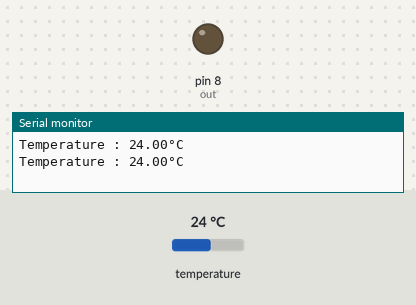
Simulated run of this sketch. Board: Arduino Uno, built with avr-gcc and run on an emulated ATmega328P. Parts: output pins drawn as LEDs (lit = HIGH), the last lines printed to the serial monitor. Inputs (shaded band) come from the test bench; at power-on: temperature 24 °C.

Above: at 2.4 s.
2.5 s: temperature set to 29.6 °C
4.4 s: temperature set to 30.9 °C
At 5.3 s:
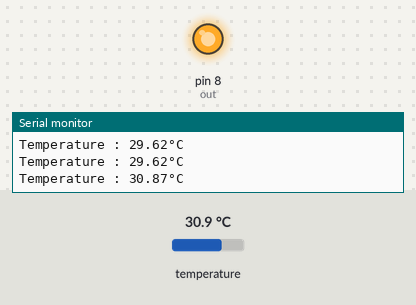
6.4 s: temperature set to 12 °C
At 6.9 s:
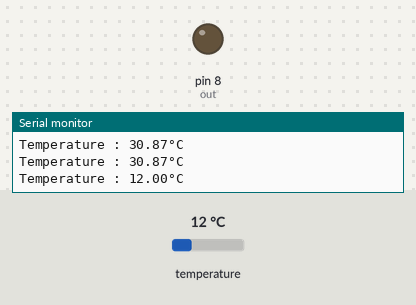
8.0 s: temperature set to 33 °C
At 8.5 s:
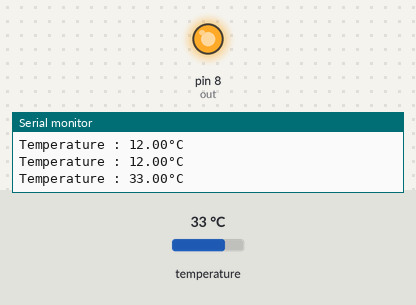
Timing chart, 0 to 10.7 s (numbered marks = the images above; inputs shaded):
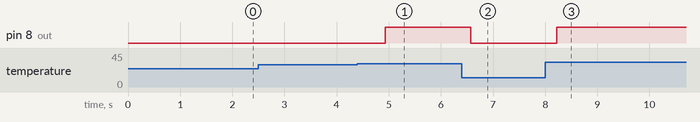

Measured:
- the behaviour switches between 30 and 30.1 °C on temperature (found by bisection; images 0 and 1)
- after the input at 4.4 s, pin 8 (out): LOW → HIGH after 0.53 s
- after the input at 6.4 s, pin 8 (out): HIGH → LOW after 0.18 s
- after the input at 8.0 s, pin 8 (out): LOW → HIGH after 0.22 s

The sketch:

Test_temperature.ino
```cpp
#include <OneWire.h>

/* Broche du bus 1-Wire */
const byte BROCHE_ONEWIRE = 7;
const int out =8;

/* Code de retour de la fonction getTemperature() */
enum DS18B20_RCODES {
  READ_OK,  // Lecture ok
  NO_SENSOR_FOUND,  // Pas de capteur
  INVALID_ADDRESS,  // Adresse reçue invalide
  INVALID_SENSOR  // Capteur invalide (pas un DS18B20)
};

OneWire ds(BROCHE_ONEWIRE);

/**
 * Fonction de lecture de la température via un capteur DS18B20.
 */
byte getTemperature(float *temperature, byte reset_search) {
  byte data[9], addr[8];
  // data[] : Données lues depuis le scratchpad
  // addr[] : Adresse du module 1-Wire détecté

  /* Reset le bus 1-Wire ci nécessaire (requis pour la lecture du premier capteur) */
  if (reset_search) {
    ds.reset_search();
  }

  /* Recherche le prochain capteur 1-Wire disponible */
  if (!ds.search(addr)) {
    // Pas de capteur
    return NO_SENSOR_FOUND;
  }

  /* Vérifie que l'adresse a été correctement reçue */
  if (OneWire::crc8(addr, 7) != addr[7]) {
    // Adresse invalide
    return INVALID_ADDRESS;
  }

  /* Vérifie qu'il s'agit bien d'un DS18B20 */
  if (addr[0] != 0x28) {
    // Mauvais type de capteur
    return INVALID_SENSOR;
  }

  /* Reset le bus 1-Wire et sélectionne le capteur */
  ds.reset();
  ds.select(addr);

  /* Lance une prise de mesure de température et attend la fin de la mesure */
  ds.write(0x44, 1);
  delay(800);

  /* Reset le bus 1-Wire, sélectionne le capteur et envoie une demande de lecture du scratchpad */
  ds.reset();
  ds.select(addr);
  ds.write(0xBE);

 /* Lecture du scratchpad */
  for (byte i = 0; i < 9; i++) {
    data[i] = ds.read();
  }

  /* Calcul de la température en degré Celsius */
  *temperature = (int16_t) ((data[1] << 8) | data[0]) * 0.0625;

  // Pas d'erreur
  return READ_OK;
}

void setup() {
  Serial.begin(9600);
  pinMode(out,OUTPUT);
  digitalWrite(out,LOW);
}

void loop() {


  // LECTURE TEMPERATURE -------------------------------------------------------
  float temperature;

  /* Lit la température ambiante à ~1Hz */
  if (getTemperature(&temperature, true) != READ_OK) {
    Serial.println(F("Erreur de lecture du capteur"));
  }
  else
  {
  Serial.print(F("Temperature : "));
  Serial.print(temperature, 2);
  Serial.write("°C");
  Serial.println();
  }

  // -----------------------------------------------------------------------------

  // ALLUMAGE LED ----------------------------------------------------------------

  if (temperature>30)
  {
    digitalWrite(out,HIGH);
  }
  else
  {
    digitalWrite(out,LOW);
  }
  //-------------------------------------------------------------------------------
}
```
